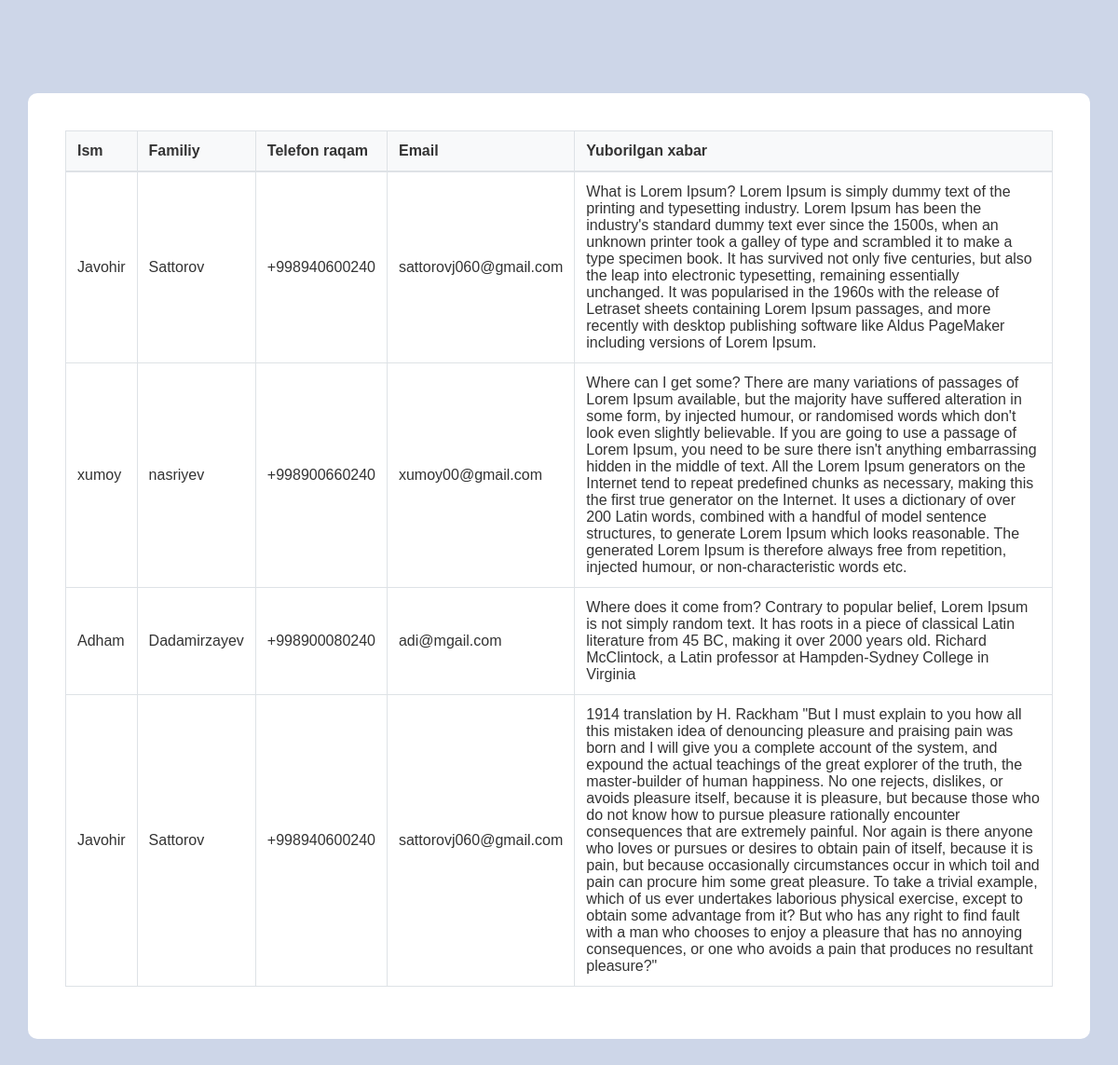
/xabarlar/, run on the app's committed database.
### message/models.py (models this page shows, shortened)
class Contact(models.Model):
  firstname = models.CharField(max_length=100)
  lastname =models.CharField(max_length=100)
  phone_number = models.CharField(max_length=13)
  email = models.EmailField()
  message = models.TextField()

### message/views.py (the view)
# urls.py: path('xabarlar/', Xabarlar.as_view(), name='list'),
class Xabarlar(TemplateView):
  def get(self, request, *args, **kwargs):
    new = Contact.objects.all()
    context = {
      'new':new,
    }
    return render(request, 'list.html', context)

### template/list.html (shortened to what this page needs)
{% load static %}
<!DOCTYPE html>
<html lang="en">
<head>
  <link rel="stylesheet" href="{% static 'list.css' %}">
</head>
<body>
<div class="container">
  <table>
  <thead>
    <tr>
      <th>Ism</th>
      <th>Familiy</th>
      <th>Telefon raqam</th>
      <th>Email</th>
      <th>Yuborilgan xabar</th>
    </tr>
  </thead>
  <tbody>
  {% for n in new %}
    <tr>
      <td>{{ n.firstname }}</td>
      <td>{{ n.lastname }}</td>
      <td>{{ n.phone_number }}</td>
      <td>{{ n.email }}</td>
      <td>{{ n.message }}</td>
    </tr>
  {% endfor %}
  </tbody>
</table>
</div>
</body>
</html>

### static/list.css (style rules this page uses)
body { background-color: rgb(205, 214, 232); font-family: sans-serif; }
.container { box-sizing: border-box; background-color: white; width: 1140px; margin: 100px auto; padding: 40px; border-radius: 10px ; }
table { width: 100%; margin-bottom: 1rem; border-collapse: collapse; font-family: Arial, sans-serif; color: #333; }
table th, table td { padding: 0.75rem; text-align: left; border: 1px solid #dee2e6; }
table thead th { background-color: #f8f9fa; font-weight: bold; border-bottom: 2px solid #dee2e6; }

### data on the page
Contact: firstname "Javohir", lastname "Sattorov", phone_number "+998940600240", email "sattorovj060@gmail.com", message "What is Lorem Ipsum? Lorem Ipsum is simply dummy text of the printing and typesetting industry. Lorem Ipsum has been the industry's standard dummy text ever since the 1500s, when an unknown printer took a galley of type and scrambled it to make a type specimen book. It has survived not only five centuries, but also the leap into electronic typesetting, remaining essentially unchanged. It was popularised in the 1960s with the release of Letraset sheets containing Lorem Ipsum passages, and more recently with desktop publishing software like Aldus PageMaker including versions of Lorem Ipsum."
Contact: firstname "xumoy", lastname "nasriyev", phone_number "+998900660240", email "xumoy00@gmail.com", message "Where can I get some? There are many variations of passages of Lorem Ipsum available, but the majority have suffered alteration in some form, by injected humour, or randomised words which don't look even slightly believable. If you are going to use a passage of Lorem Ipsum, you need to be sure there isn't anything embarrassing hidden in the middle of text. All the Lorem Ipsum generators on the Internet tend to repeat predefined chunks as necessary, making this the first true generator on the Internet. It uses a dictionary of over 200 Latin words, combined with a handful of model sentence structures, to generate Lorem Ipsum which looks reasonable. The generated Lorem Ipsum is therefore…"
Contact: firstname "Adham", lastname "Dadamirzayev", phone_number "+998900080240", email "adi@mgail.com", message "Where does it come from? Contrary to popular belief, Lorem Ipsum is not simply random text. It has roots in a piece of classical Latin literature from 45 BC, making it over 2000 years old. Richard McClintock, a Latin professor at Hampden-Sydney College in Virginia"
Contact: firstname "Javohir", lastname "Sattorov", phone_number "+998940600240", email "sattorovj060@gmail.com", message "1914 translation by H. Rackham \"But I must explain to you how all this mistaken idea of denouncing pleasure and praising pain was born and I will give you a complete account of the system, and expound the actual teachings of the great explorer of the truth, the master-builder of human happiness. No one rejects, dislikes, or avoids pleasure itself, because it is pleasure, but because those who do not know how to pursue pleasure rationally encounter consequences that are extremely painful. Nor again is there anyone who loves or pursues or desires to obtain pain of itself, because it is pain, but because occasionally circumstances occur in which toil and pain can procure him some great…"
